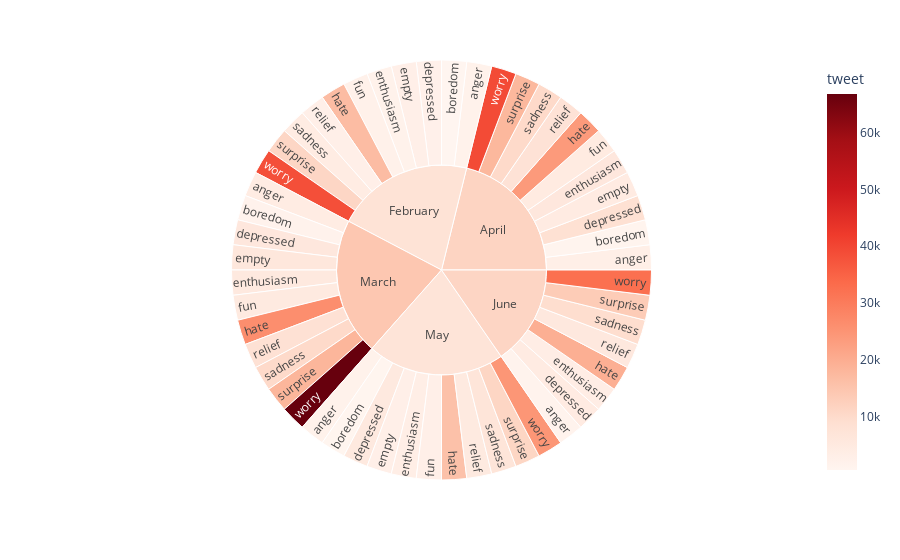

Notebook source saved alongside this figure:
### Code cell
#twitter_us = twitter_us.reset_index()
px.sunburst(twitter_us, path=['Month', 'emotion_str'],
                  color='tweet',
                  color_continuous_scale='reds')

### Figure 1 — Plotly figure (JSON) as saved in the notebook; plotly's stock layout.template omitted (floating-point values rounded to 4 significant figures)
{"data": [{"branchvalues": "total", "customdata": [[3198], [1992], [1641], [4320], [1962], [1260], [708], [1722], [876], [8742], [2496], [4686], [6054], [5376], [4548], [2874], [6138], [3042], [6036], [2082], [3816], [5484], [3480], [4764], [2418], [5022], [2982], [23940], [16902], [19623], [26400], [15918], [7980], [2904], [5685], [8448], [5100], [10266], [4248], [9402], [10338], [6936], [17850], [11220], [13512], [18210], [11286], [39150], [38496], [32421], [66744], [24714], [11610.0], [7849.0], [11350.0], [14440.0], [7425.0]], "domain": {"x": [0, 1], "y": [0, 1]}, "hovertemplate": "labels=%{label}<br>count=%{value}<br>parent=%{parent}<br>id=%{id}<br>tweet=%{color}<extra></extra>", "ids": ["April/anger", "February/anger", "June/anger", "March/anger", "May/anger", "April/boredom", "February/boredom", "March/boredom", "May/boredom", "April/depressed", "February/depressed", "June/depressed", "March/depressed", "May/depressed", "April/empty", "February/empty", "March/empty", "May/empty", "April/enthusiasm", "February/enthusiasm", "June/enthusiasm", "March/enthusiasm", "May/enthusiasm", "April/fun", "February/fun", "March/fun", "May/fun", "April/hate", "February/hate", "June/hate", "March/hate", "May/hate", "April/relief", "February/relief", "June/relief", "March/relief", "May/relief", "April/sadness", "February/sadness", "June/sadness", "March/sadness", "May/sadness", "April/surprise", "February/surprise", "June/surprise", "March/surprise", "May/surprise", "April/worry", "February/worry", "June/worry", "March/worry", "May/worry", "April", "February", "June", "March", "May"], "labels": ["anger", "anger", "anger", "anger", "anger", "boredom", "boredom", "boredom", "boredom", "depressed", "depressed", "depressed", "depressed", "depressed", "empty", "empty", "empty", "empty", "enthusiasm", "enthusiasm", "enthusiasm", "enthusiasm", "enthusiasm", "fun", "fun", "fun", "fun", "hate", "hate", "hate", "hate", "hate", "relief", "relief", "relief", "relief", "relief", "sadness", "sadness", "sadness", "sadness", "sadness", "surprise", "surprise", "surprise", "surprise", "surprise", "worry", "worry", "worry", "worry", "worry", "April", "February", "June", "March", "May"], "marker": {"coloraxis": "coloraxis", "colors": [3198, 1992, 1641, 4320, 1962, 1260, 708, 1722, 876, 8742, 2496, 4686, 6054, 5376, 4548, 2874, 6138, 3042, 6036, 2082, 3816, 5484, 3480, 4764, 2418, 5022, 2982, 23940, 16902, 19623, 26400, 15918, 7980, 2904, 5685, 8448, 5100, 10266, 4248, 9402, 10338, 6936, 17850, 11220, 13512, 18210, 11286, 39150, 38496, 32421, 66744, 24714, 11610.0, 7849.0, 11350.0, 14440.0, 7425.0]}, "name": "", "parents": ["April", "February", "June", "March", "May", "April", "February", "March", "May", "April", "February", "June", "March", "May", "April", "February", "March", "May", "April", "February", "June", "March", "May", "April", "February", "March", "May", "April", "February", "June", "March", "May", "April", "February", "June", "March", "May", "April", "February", "June", "March", "May", "April", "February", "June", "March", "May", "April", "February", "June", "March", "May", "", "", "", "", ""], "type": "sunburst", "values": [1, 1, 1, 1, 1, 1, 1, 1, 1, 1, 1, 1, 1, 1, 1, 1, 1, 1, 1, 1, 1, 1, 1, 1, 1, 1, 1, 1, 1, 1, 1, 1, 1, 1, 1, 1, 1, 1, 1, 1, 1, 1, 1, 1, 1, 1, 1, 1, 1, 1, 1, 1, 11, 11, 8, 11, 11]}], "layout": {"autosize": true, "coloraxis": {"colorbar": {"title": {"text": "tweet"}}, "colorscale": [[0, "rgb(255,245,240)"], [0.125, "rgb(254,224,210)"], [0.25, "rgb(252,187,161)"], [0.375, "rgb(252,146,114)"], [0.5, "rgb(251,106,74)"], [0.625, "rgb(239,59,44)"], [0.75, "rgb(203,24,29)"], [0.875, "rgb(165,15,21)"], [1, "rgb(103,0,13)"]]}, "legend": {"tracegroupgap": 0}, "margin": {"t": 60}}}
